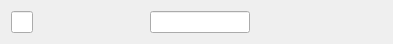
<?xml version="1.0" encoding="UTF-8"?>
<ui version="4.0">
 <class>contactWidget</class>
 <widget class="QWidget" name="contactWidget">
  <property name="geometry">
   <rect>
    <x>0</x>
    <y>0</y>
    <width>341</width>
    <height>32</height>
   </rect>
  </property>
  <property name="windowTitle">
   <string>Form</string>
  </property>
  <layout class="QHBoxLayout" name="horizontalLayout">
   <item>
    <widget class="QLineEdit" name="nameEdit"/>
   </item>
   <item>
    <widget class="QLabel" name="lb_name">
     <property name="minimumSize">
      <size>
       <width>105</width>
       <height>0</height>
      </size>
     </property>
     <property name="maximumSize">
      <size>
       <width>105</width>
       <height>16777215</height>
      </size>
     </property>
     <property name="text">
      <string/>
     </property>
    </widget>
   </item>
   <item>
    <widget class="QLineEdit" name="phoneEdit">
     <property name="minimumSize">
      <size>
       <width>100</width>
       <height>0</height>
      </size>
     </property>
    </widget>
   </item>
   <item>
    <widget class="QLabel" name="lb_phone">
     <property name="minimumSize">
      <size>
       <width>100</width>
       <height>0</height>
      </size>
     </property>
     <property name="text">
      <string/>
     </property>
    </widget>
   </item>
   <item>
    <widget class="QPushButton" name="pb_contactEdit">
     <property name="enabled">
      <bool>false</bool>
     </property>
     <property name="minimumSize">
      <size>
       <width>20</width>
       <height>16</height>
      </size>
     </property>
     <property name="maximumSize">
      <size>
       <width>25</width>
       <height>20</height>
      </size>
     </property>
     <property name="text">
      <string/>
     </property>
     <property name="icon">
      <iconset resource="resources/resources.qrc">
       <normaloff>:/icons/view-pim-contacts.png</normaloff>:/icons/view-pim-contacts.png</iconset>
     </property>
     <property name="flat">
      <bool>true</bool>
     </property>
    </widget>
   </item>
  </layout>
 </widget>
 <tabstops>
  <tabstop>nameEdit</tabstop>
  <tabstop>phoneEdit</tabstop>
  <tabstop>pb_contactEdit</tabstop>
 </tabstops>
 <resources>
  <include location="resources/resources.qrc"/>
 </resources>
 <connections/>
</ui>
